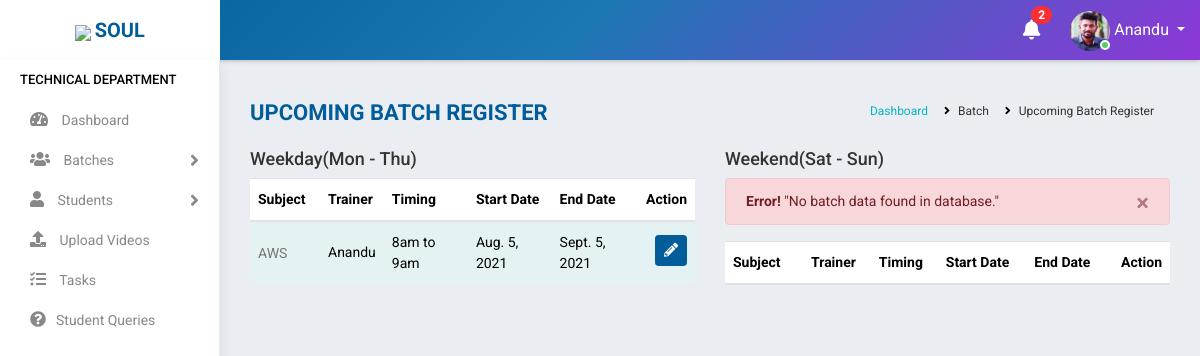
The app's page /upcoming_batches/ (signed in), older data.
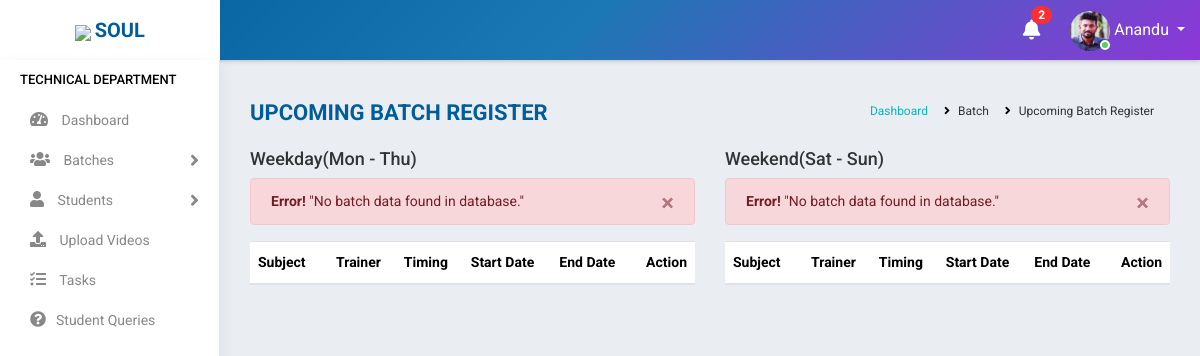
The same page, newer data.
### accounts/models.py (models this page shows, shortened)
class Batch(models.Model):
    mod_value= [
    ('1', 'Weekday'),
    ('2', 'Weekend')
    ]
    status_value= [
        ('Yet to start', 'Yet to start'),
        ('Ongoing', 'Ongoing'),
        ('Completed', 'Completed'),
    ]
    subject = models.ForeignKey(Courses,on_delete=models.CASCADE,null=True,blank=True)
    trainer = models.ForeignKey(Staff,on_delete=models.CASCADE,null=True,limit_choices_to={'stype':"3"},blank=True)
    timing = models.CharField(max_length=100, null=True,blank=True)
    start_date = models.DateField(null=True,blank=True)
    end_date = models.DateField(null=True,blank=True)
    link = models.CharField(max_length=1000,null=True,blank=True)
    passcode = models.CharField(max_length=100,null=True,blank=True,default="N/A")
    mode = models.CharField(max_length=100,choices=mod_value,default=1,blank=True)
    status = models.CharField(max_length=100,choices=status_value,blank=True,default="Yet to start")

class Courses(models.Model):
    name = models.CharField(max_length=300,null=True)
    fee = models.CharField(max_length=6)
    link = models.CharField(max_length=1000,null=True, blank=True)
    pic = models.ImageField(null=True, blank=True)
    def __str__(self):
        return self.name

class Staff(models.Model):
    value= (
    ('1', 'Operations'),
    ('2', 'Sales'),
    ('3', 'Trainer'),
    ('4', 'Admin'),
    )
    state = (
    ('Andhra Pradesh','Andhra Pradesh'),
    ('Arunachal Pradesh','Arunachal Pradesh'),
    ('Assam','Assam'),
    ('Bihar','Bihar'),
    ('Chhattisgarh','Chattisgarh'),
    ('Goa','Goa'),
    ('Gujarat','Gujarat'),
    ('Haryana','Haryana'),
    ('Himachal Pradesh','Himachal Pradesh'),
    ('Jharkhand','Jharkhand'),
    ('Karnataka','Karnataka'),
    ('Kerala','Kerala'),
    ('Madhya Pradesh','Madhya Pradesh'),
    ('Maharashtra','Maharashtra'),
    ('Manipur','Manipur'),
    ('Meghalaya','Meghalaya'),
    ('Mizoram','Mizoram'),
    ('Nagaland','Nagaland'),
    ('Odisha','Odisha'),
    ('Rajasthan','Rajasthan'),
    ('Sikkim','Sikkim'),
    ('Tamil Nadu','Tamil Nadu'),
    ('Telangana','Telangana'),
    ('Tripura','Tripura'),
    ('Uttar Pradesh','Uttar Pradesh'),
    ('Uttarakhand','Uttarakhand'),
    ('West Bengal','West Bengal')
    )
    groups = (
        ('AB+', 'AB+'),
        ('AB-', 'AB-'),
        ('A+', 'A+'),
        ('A-', 'A-'),
        ('B+', 'B+'),
        ('B-', 'B-'),
        ('O+', 'O+'),
        ('O-', 'O-'),
        )
    user = models.OneToOneField(User,on_delete=models.CASCADE,null=True,blank=True)
    name = models.CharField(max_length=100,null=True, blank=True)
    empid = models.CharField(max_length=100,null=True, blank=True)
    mobile = models.CharField(max_length=10,null=True, blank=True)
    email = models.EmailField(max_length=200,null=True, blank=True)
    sex = models.CharField(max_length=10,null=True,choices=(('Male','Male'),('Female','Female')), blank=True)
    dob = models.DateField(null=True, blank=True)
    doj = models.DateField(null=True, blank=True)
    blood_group = models.CharField(max_length=100,null=True, blank=True,choices=groups)
    house = models.CharField(max_length=100,null=True, blank=True)
    street =models.CharField(max_length=100,null=True, blank=True)
    street2 =models.CharField(max_length=100,null=True, blank=True)
    city = models.CharField(max_length=100,null=True, blank=True)
    state = models.CharField(max_length=100,null=True,choices=state, blank=True)
    stype = models.CharField(max_length=100,null=True,choices=value, blank=True)
    status = models.CharField(max_length=20,choices=(('Active','Active'),('Inactive','Inactive')),default='Active')
    profile_pic = models.ImageField(null=True, blank=True,default="student.jpg")
    def __str__(self):
        return self.name

### accounts/views.py (the view)
# urls.py: path('upcoming_batches/', UpcomingBatchView.as_view(),name='upcoming_batches'),
class UpcomingBatchView(View):
    def get(self, request):
        user=request.user
        if user.is_authenticated:
            note = Notification.objects.filter(receiver=user).filter(status="Not Read").order_by('-datetime')
            no_count = note.count()
            try:
                s= Staff.objects.get(user=user)
                if s.stype == "3":
                    b=Batch.objects.filter(status='Yet to start',mode="1",trainer=s)
                    c=Batch.objects.filter(status='Yet to start',mode="2",trainer=s)
                    return render(request,'accounts/upcoming_batches.html',{'s':s,'b':b,'c':c,'no_count':no_count,'note':note})
                else:
                    return redirect('home')
            except:
                return redirect('home')
        else:
            return redirect('logout')

### accounts/templates/accounts/upcoming_batches.html (shortened to what the changed rows need)
{% extends 'accounts/main.html' %}
    {% block content %}
<div class="main-wrapper">
    <div class="page-wrapper">
        <div class="content container-fluid">
                <div class="row">
                    <div class="col-12 col-md-6">
                        <div class="table-responsive">
                        <table class="table table-striped custom-table datatable">
                            <thead>
                                <tr>
                                    <th style="min-width:70px;">Subject</th>
                                    <th style="min-width:50px;">Trainer</th>
                                    <th style="min-width:50px;">Timing</th>
                                    <th style="min-width:50px;">Start Date</th>
                                    <th style="min-width:50px;">End Date</th>
                                    <th class="text-right">Action</th>
                                </tr>
                            </thead>
                            <tbody>
                                {% for i in b %}
                                <tr>
                                    <td><h2><a href="">{{i.subject}}</a></h2></td>
                                    <td>{{i.trainer}}</td>
                                    <td>{{i.timing}}</td>
                                    <td>{{i.start_date}}</td>
                                    <td>{{i.end_date}}</td>
                                    <td class="text-right">
                                    <a href="{%url 'batch_edit' i.id %}" class="btn btn-primary btn-sm mb-1">
                                    <i class="fas fa-pencil-alt" aria-hidden="true"></i>
                                    </a>
                                    </td>
                                </tr>
                                {% empty %}
                                    <div class="alert alert-danger alert-dismissible fade show" role="alert">
                                        <strong>Error!</strong>
                                        "No batch data found in database."
                                        <button type="button" class="close" data-dismiss="alert" area-label="Close">
                                            <span area-hidden="true">×</span>
                                        </button>
                                        </div>
                                {%  endfor %}
                            </tbody>
                        </table>
                        </div>
                    </div>
                    <div class="col-12 col-md-6">
                        <div class="table-responsive">
                        <table class="table table-striped custom-table datatable">
                            <thead>
                                <tr>
                                    <th style="min-width:70px;">Subject</th>
                                    <th style="min-width:50px;">Trainer</th>
                                    <th style="min-width:50px;">Timing</th>
                                    <th style="min-width:50px;">Start Date</th>
                                    <th style="min-width:50px;">End Date</th>
                                    <th class="text-right">Action</th>
                                </tr>
                            </thead>
                        </table>
                        </div>
                    </div>
        </div>
    </div>
</div>
{% endblock %}

Row changes from the older to the newer data that the page shows:
no longer on this page (row edited): Batch: subject "AWS", trainer "Anandu", timing "8am to 9am", start_date "Aug. 5, 2021", end_date "Sept. 5, 2021"
Text that changed along with them:
text now shown: "Error! \"No batch data found in database.\" ×"
